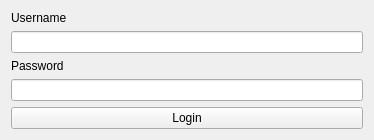
<?xml version="1.0" encoding="UTF-8"?>
<ui version="4.0">
 <class>Form</class>
 <widget class="QWidget" name="Form">
  <property name="geometry">
   <rect>
    <x>0</x>
    <y>0</y>
    <width>374</width>
    <height>133</height>
   </rect>
  </property>
  <property name="sizePolicy">
   <sizepolicy hsizetype="Fixed" vsizetype="Fixed">
    <horstretch>0</horstretch>
    <verstretch>0</verstretch>
   </sizepolicy>
  </property>
  <property name="windowTitle">
   <string>Form</string>
  </property>
  <property name="styleSheet">
   <string notr="true"/>
  </property>
  <layout class="QGridLayout" name="gridLayout">
   <item row="0" column="0">
    <widget class="QLabel" name="label">
     <property name="text">
      <string>Username</string>
     </property>
    </widget>
   </item>
   <item row="1" column="0">
    <widget class="QLineEdit" name="username"/>
   </item>
   <item row="2" column="0">
    <widget class="QLabel" name="label_2">
     <property name="text">
      <string>Password</string>
     </property>
    </widget>
   </item>
   <item row="3" column="0">
    <widget class="QLineEdit" name="password"/>
   </item>
   <item row="4" column="0">
    <widget class="QPushButton" name="loginBtn">
     <property name="text">
      <string>Login</string>
     </property>
    </widget>
   </item>
  </layout>
 </widget>
 <resources/>
 <connections/>
</ui>
